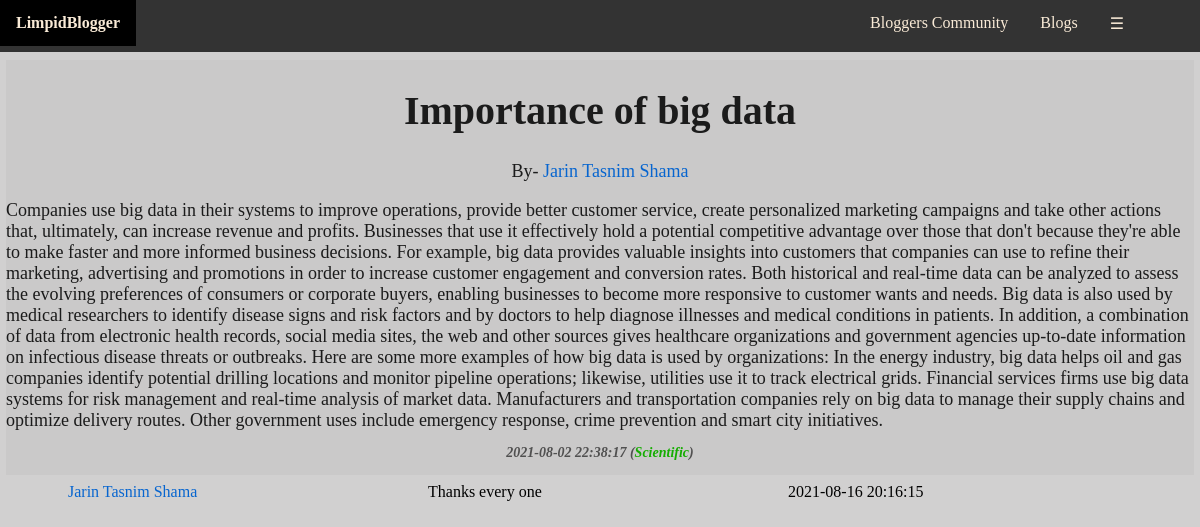
The page /views/Common/Blog.php?id=1 (signed in) on the database its author committed.
### tables this page shows
CREATE TABLE `blogs` (
  `id` int(11) NOT NULL,
  `title` varchar(255) NOT NULL,
  `content` text NOT NULL,
  `post_time` datetime NOT NULL DEFAULT current_timestamp(),
  `comment_count` int(11) DEFAULT 0,
  `bookmark_count` int(11) DEFAULT 0,
  `category_id` int(11) NOT NULL,
  `blogstatus_id` int(11) NOT NULL,
  `blogged_by` int(11) NOT NULL
);

CREATE TABLE `bloggers` (
  `id` int(11) NOT NULL,
  `name` varchar(255) NOT NULL,
  `contact` varchar(255) NOT NULL,
  `blood_group` varchar(255) NOT NULL,
  `gender` varchar(255) NOT NULL,
  `birth_date` date NOT NULL,
  `login_id` int(11) NOT NULL
);

CREATE TABLE `categories` (
  `id` int(11) NOT NULL,
  `category` varchar(255) NOT NULL
);

CREATE TABLE `comments` (
  `id` int(11) NOT NULL,
  `comment` text NOT NULL,
  `comment_time` datetime NOT NULL DEFAULT current_timestamp(),
  `blog_id` int(11) NOT NULL,
  `commenter_id` int(11) NOT NULL
);

### models/DBC.php (called while the page is built, shortened)
<?php
$serverName="localhost";
$userName="root";
$password="";
$dbName="limpidbloggers_db";
function get($query)
{
	$data=array();
	global $serverName,$userName,$password,$dbName;
	try
	{
		$conn=mysqli_connect($serverName,$userName,$password,$dbName);
		$result=mysqli_query($conn,$query);
		if(mysqli_num_rows($result) > 0)
		{
			while($row=mysqli_fetch_assoc($result))
			{
				$entity=array();
				foreach($row as $k=>$v)
				{
					$entity[$k]=$row[$k];
				}
				$data[]=$entity;
			}
		}
		return $data;
	}
	catch (Exception $e)
	{
		throw $e->getMessage();
		return $data;
		mysqli_close($conn);
	}
}
?>

### models/BlogModel.php (called while the page is built, shortened)
<?php
require_once 'DBC.php';
function getReadableBlog($id, $status)
{
	$result = null;
	try
	{
		$query = "SELECT blogs.*, categories.category as category, bloggers.name as blogger_name, bloggers.id as blogger_id FROM `blogs` ";
		$query .= "INNER JOIN `categories` ON blogs.category_id = categories.id ";
		$query .= "INNER JOIN `bloggers`ON blogs.blogged_by = bloggers.id ";
		$query .= "WHERE blogs.`blogstatus_id`='$status' AND blogs.`id`='$id';";
		$result=get($query);
		if($result != null)
		{
			return $result;
		}
		else
		{
			return $result;
		}
	}
	catch(Exception $e)
	{
		throw $e->getMessage();
		return $result;
	}
}
?>

### models/CommentModel.php (called while the page is built, shortened)
<?php
require_once 'DBC.php';
function loadCommentsByBlogID($data)
{
	$result = null;
	try
	{
		$query = "SELECT comments.*, bloggers.name FROM `comments` ";
		$query .= "INNER JOIN `bloggers` ON comments.commenter_id = bloggers.id ";
		$query .= "WHERE comments.`blog_id`='$data';";
		$result=get($query);
		if($result != null)
		{
			return $result;
		}
		else
		{
			return $result;
		}
	}
	catch(Exception $e)
	{
		throw $e->getMessage();
		return $result;
	}
}
?>

### controllers/BlogController.php (the view, shortened to what this page needs)
<?php
require_once '../../models/BlogModel.php';
require_once '../../models/BookmarkModel.php';
require_once '../../models/CommentModel.php';
$id = $_GET['id'];
$blogs = getReadableBlog($id,3);
function loadBlog($id)
{
    global $blogs;
    $content = "";
    if(sizeof($blogs) > 0 && $blogs != null)
    {
        foreach($blogs as $data)
        {
            $content .= '<center>';
            $content .=        '<div class="blogsDiv">';
            $content .=            '<h1 class="blogTitle">'.$data["title"].'</h1>';
            $content .=            '<p class="blogSub">By- <a class="ancorText3" href="https://localhost/LimpidBloggers/views/Blogger/BloggerProfile.php?id='.$data["blogged_by"].'">'.$data["blogger_name"].'</a></p>';
            $content .=            '<span class="blogContent" style="text-align: justify;">'.$data["content"].'</span>';
            $content .=            '<br>';
            $content .=            '<p class="blogTime">'.$data["post_time"].' (<i style="color:#15ad01;">'.$data["category"].'</i>)</p>';
            $content .=        '</div>';
            $content .='</center>';
        }
    }
    else
    {
        $content .= '<center><h1 class="error2">NO BLOGS FOUND.</h1></center>';
    }
    echo $content;
}
function loadComments($id)
{
    $comments = loadCommentsByBlogID($id);
    $content = "";
    if(sizeof($comments) > 0 && $comments != null)
    {
        foreach($comments as $data)
        {
            $content .= '<tr>';
            $content .= '<td><a class="ancorText3" href="https://localhost/LimpidBloggers/views/Blogger/BloggerProfile.php?id='.$data["commenter_id"].'">'.$data["name"].'</a></td>';
            $content .= '<td>'.$data["comment"].'</td>';
            $content .= '<td>'.$data["comment_time"].'</td>';
            $content .='</tr>';
        }
    }
    else
    {
        $content .= '<tr><td colspan="4" align="middle"><h1 class="error2">NO COMMENTS FOUND.</h1></td></tr>';
    }
    echo $content;
}
?>

### assets/css/navigationbar.css (style rules this page uses)
body { margin:0; }

### assets/css/divs.css (style rules this page uses)
.blogsDiv { align-content: center; width: calc(99%); background-color: rgba(201, 200, 200, 0.849); text-align: left; }

### assets/css/texts.css (style rules this page uses)
.ancorText3:link { color: rgb(7, 101, 207); text-decoration: none; }
.blogTitle { text-decoration: wavy; font-family: 'Times New Roman', Times, serif; font-size: 40px; text-align: center; color: rgb(27, 27, 27); }
.blogSub { text-decoration: wavy; font-family: 'Times New Roman', Times, serif; font-size: 18px; text-align: center; color: rgb(27, 27, 27); }
.blogContent { text-decoration: wavy; font-family: 'Times New Roman', Times, serif; font-size: 18px; text-align: justify; color: rgb(27, 27, 27); }
.blogTime { text-decoration: wavy; font-family: consolas; font-size: 14px; font-weight: bold; font-style: italic; text-align: center; color: rgba(0, 0, 0, 0.603); }

### assets/css/tables.css (style rules this page uses)
.table3 th, .table3 td { text-align: left; padding: 8px; }

### rows shown on the page
blogs: title "Importance of big data", blogged_by.name "Jarin Tasnim Shama", content "Companies use big data in their systems to improve operations, provide better customer service, create personalized marketing campaigns and take other actions that, ultimately, can increase revenue and profits. Businesses that use it effectively hold a potential competitive advantage over those that don't because they're able to make faster and more informed business decisions. For example, big data provides valuable insights into customers that companies can use to refine their marketing, advertising and promotions in order to increase customer engagement and conversion rates. Both historical and real-time data can be analyzed to assess the evolving preferences of consumers or corporate…", post_time "2021-08-02 22:38:17", category.category "Scientific"
comments: commenter.name "Jarin Tasnim Shama", comment "Thanks every one", comment_time "2021-08-16 20:16:15"
